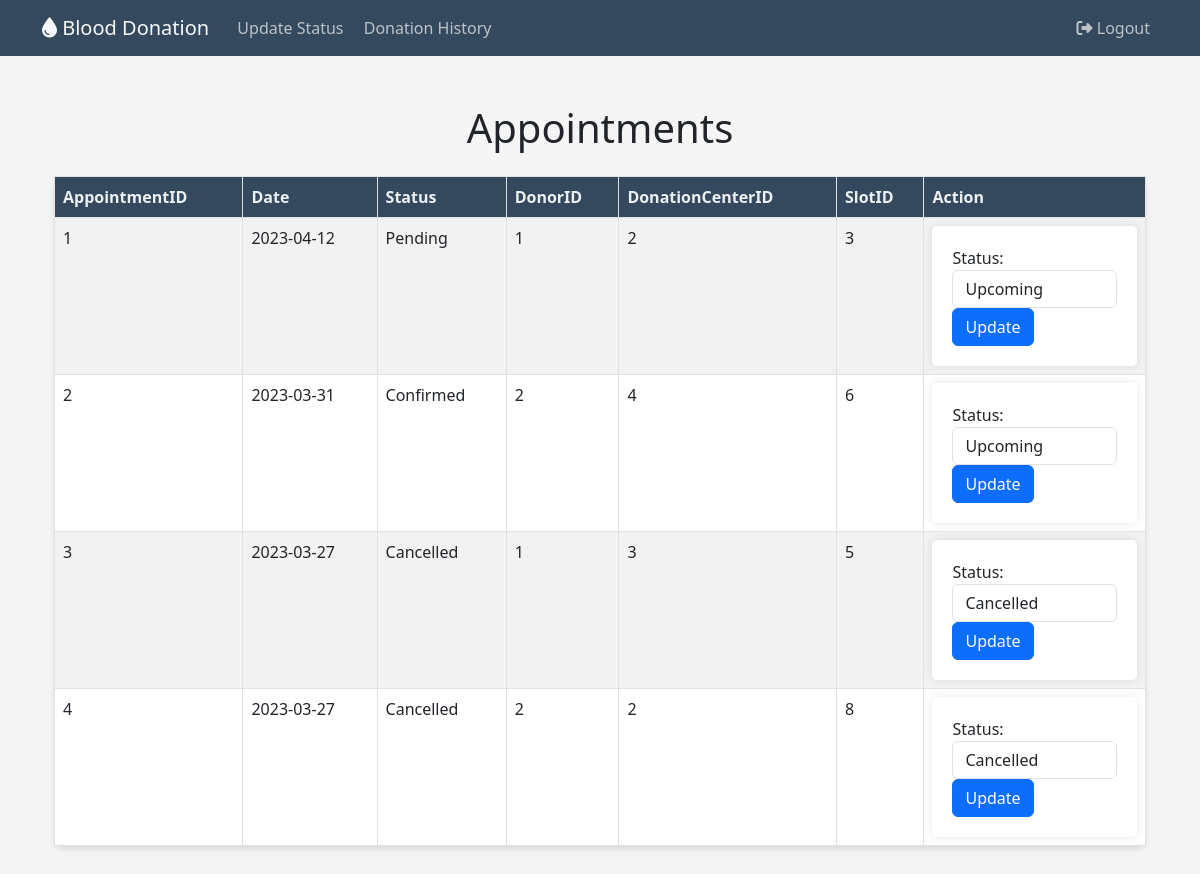
Page /changestatus on the committed database.
### website/models.py (models this page shows)
class Appointment(db.Model):
    AppointmentID = db.Column(db.Integer, primary_key=True, autoincrement=True)
    Date = db.Column(db.Date, nullable=False)
    Status = db.Column(db.String(20), nullable=False)
    DonorID = db.Column(db.Integer, db.ForeignKey('donors.DonorID'))
    DonationCenterID = db.Column(db.Integer, db.ForeignKey('donation_center.DonationCenterID'))
    SlotID = db.Column(db.Integer, db.ForeignKey('slots.SlotID'))

### website/auth.py (the view)
@auth.route('/changestatus')
def changestatus():
    appointments = Appointment.query.all()
    return render_template('status.html', appointments=appointments)

### website/templates/status.html (shortened to what this page needs)
{% extends "base2.html" %}
{% block text %}
<div class="container my-5">
    <h1 class="mb-4">Appointments</h1>
    <table class="table table-striped table-bordered table-custom">
        <thead>
            <tr>
				<th>AppointmentID</th>
				<th>Date</th>
				<th>Status</th>
				<th>DonorID</th>
				<th>DonationCenterID</th>
                <th>SlotID</th>
                <th>Action</th>
			</tr>
		</thead>
		<tbody>
			{% for appointment in appointments %}
			<tr>
				<td>{{ appointment.AppointmentID }}</td>
				<td>{{ appointment.Date }}</td>
				<td>{{ appointment.Status }}</td>
				<td>{{ appointment.DonorID }}</td>
				<td>{{ appointment.DonationCenterID }}</td>
                <td>{{ appointment.SlotID }}</td>
                <td>
                    <form method="POST" action="/appointments/{{ appointment.AppointmentID }}/update">
                        <div class="form-group">
                            <label for="status">Status:</label>
                            <select class="form-control" id="status" name="status">
                                <option value="Upcoming" {% if appointment.Status == 'Upcoming' %} selected {% endif %}>Upcoming</option>
                                <option value="Cancelled" {% if appointment.Status == 'Cancelled' %} selected {% endif %}>Cancelled</option>
                            </select>
                        </div>
                        <button type="submit" class="btn btn-primary">Update</button>
                    </form>
                </td>
            </tr>
			{% endfor %}
		</tbody>
	</table>
</div>
{% endblock %}

### website/templates/base2.html (shortened to what this page needs)
<!DOCTYPE html>
<html>
<head>
    <link rel="stylesheet" type="text/css" href="{{ url_for('static', filename='styles.css') }}">
	<link rel="stylesheet" href="https://cdnjs.cloudflare.com/ajax/libs/font-awesome/6.3.0/css/all.min.css" />
	<link href="https://cdn.jsdelivr.net/npm/bootstrap@5.3.0-alpha1/dist/css/bootstrap.min.css" rel="stylesheet">
	<link rel="stylesheet" href="https://cdnjs.cloudflare.com/ajax/libs/bootstrap-datepicker/1.9.0/css/bootstrap-datepicker.css" />
</head>
<body>
	<nav class="navbar navbar-expand-lg navbar-custom">
		<div class="container">
			<a class="navbar-brand text-light" href="#"><i class="fas fa-tint"></i> Blood Donation</a>
			<div class="collapse navbar-collapse" id="navbarNav">
				<ul class="navbar-nav me-auto">
					<li class="nav-item">
						<a class="nav-link nav-link-custom" href="/updatestatus"> Update Status </a>
                    </li>
                    <li class="nav-item">
                        <a class="nav-link nav-link-custom" href="/alldonationhistory"> Donation History </a>
					</li>
				</ul>
				<ul class="navbar-nav">
					<li class="nav-item">
						<a class="nav-link nav-link-custom" href="/logout"><i class="fas fa-sign-out-alt"></i> Logout</a>
					</li>
				</ul>
			</div>
		</div>
	</nav>
	<div class="container mt-4 mb-4">
		{% block text %}
		{% endblock %}
	</div>
</body>
</html>

### website/static/styles.css (style rules this page uses)
body { font-family: 'Poppins', sans-serif; background-color: #f5f5f5 !important; }
h1 { font-size: 36px; margin: 20px 0; text-align: center; color: #4a4a4a; }
form { padding: 20px; background-color: #ffffff; border-radius: 5px; box-shadow: 0 0 10px rgba(0, 0, 0, 0.1); }
.btn-primary { background-color: #007bff; border-color: #007bff; transition: background-color 0.3s, border-color 0.3s; }
.navbar-custom { background-color: #34495e; }
.nav-link-custom { color: #bdc3c7 !important; }

### website/templates/status.html (style rules this page uses)
.table-custom { background-color: #fff; border-radius: 10px; box-shadow: 0 4px 6px rgba(0, 0, 0, 0.1); }
.table-custom thead th { background-color: #34495e; color: #ecf0f1; }

### rows in the picture
Appointment: AppointmentID "1", Date "2023-04-12", Status "Pending", DonorID "1", DonationCenterID "2", SlotID "3"
Appointment: AppointmentID "2", Date "2023-03-31", Status "Confirmed", DonorID "2", DonationCenterID "4", SlotID "6"
Appointment: AppointmentID "3", Date "2023-03-27", Status "Cancelled", DonorID "1", DonationCenterID "3", SlotID "5", status "Cancelled"
Appointment: AppointmentID "4", Date "2023-03-27", Status "Cancelled", DonorID "2", DonationCenterID "2", SlotID "8", status "Cancelled"
